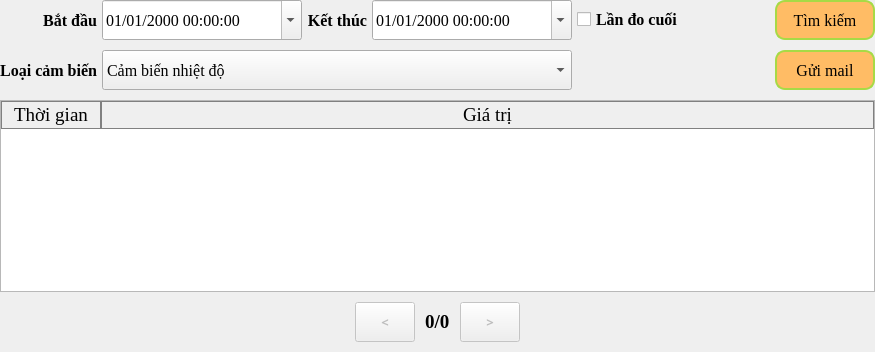
         <widget class="QWidget" name="historyPage">
          <property name="styleSheet">
           <string notr="true">QWidget#historyPage{
	background-color: transparent;
}</string>
          </property>
          <layout class="QVBoxLayout" name="verticalLayout_5">
           <property name="spacing">
            <number>10</number>
           </property>
           <property name="leftMargin">
            <number>0</number>
           </property>
           <property name="topMargin">
            <number>0</number>
           </property>
           <property name="rightMargin">
            <number>0</number>
           </property>
           <property name="bottomMargin">
            <number>0</number>
           </property>
           <item>
            <widget class="QFrame" name="frame_3">
             <property name="styleSheet">
              <string notr="true">QFrame{
border:none;
}</string>
             </property>
             <property name="frameShape">
              <enum>QFrame::StyledPanel</enum>
             </property>
             <property name="frameShadow">
              <enum>QFrame::Raised</enum>
             </property>
             <layout class="QHBoxLayout" name="horizontalLayout_5" stretch="1,0">
              <property name="spacing">
               <number>30</number>
              </property>
              <property name="leftMargin">
               <number>0</number>
              </property>
              <property name="topMargin">
               <number>0</number>
              </property>
              <property name="rightMargin">
               <number>0</number>
              </property>
              <property name="bottomMargin">
               <number>0</number>
              </property>
              <item alignment="Qt::AlignLeft">
               <widget class="QFrame" name="frame_6">
                <property name="frameShape">
                 <enum>QFrame::StyledPanel</enum>
                </property>
                <property name="frameShadow">
                 <enum>QFrame::Raised</enum>
                </property>
                <layout class="QGridLayout" name="gridLayout_2">
                 <property name="leftMargin">
                  <number>0</number>
                 </property>
                 <property name="topMargin">
                  <number>0</number>
                 </property>
                 <property name="bottomMargin">
                  <number>0</number>
                 </property>
                 <property name="horizontalSpacing">
                  <number>5</number>
                 </property>
                 <property name="verticalSpacing">
                  <number>10</number>
                 </property>
                 <item row="0" column="0">
                  <widget class="QLabel" name="label_10">
                   <property name="font">
                    <font>
                     <family>Times New Roman</family>
                     <pointsize>12</pointsize>
                     <weight>75</weight>
                     <bold>true</bold>
                    </font>
                   </property>
                   <property name="layoutDirection">
                    <enum>Qt::LeftToRight</enum>
                   </property>
                   <property name="styleSheet">
                    <string notr="true"/>
                   </property>
                   <property name="text">
                    <string>Bắt đầu</string>
                   </property>
                   <property name="alignment">
                    <set>Qt::AlignRight|Qt::AlignTrailing|Qt::AlignVCenter</set>
                   </property>
                  </widget>
                 </item>
                 <item row="1" column="0">
                  <widget class="QLabel" name="label_12">
                   <property name="font">
                    <font>
                     <family>Times New Roman</family>
                     <pointsize>12</pointsize>
                     <weight>75</weight>
                     <bold>true</bold>
                    </font>
                   </property>
                   <property name="styleSheet">
                    <string notr="true"/>
                   </property>
                   <property name="text">
                    <string>Loại cảm biến</string>
                   </property>
                   <property name="alignment">
                    <set>Qt::AlignRight|Qt::AlignTrailing|Qt::AlignVCenter</set>
                   </property>
                  </widget>
                 </item>
                 <item row="1" column="1" colspan="3">
                  <widget class="QComboBox" name="comboBox">
                   <property name="minimumSize">
                    <size>
                     <width>0</width>
                     <height>40</height>
                    </size>
                   </property>
                   <property name="maximumSize">
                    <size>
                     <width>16777215</width>
                     <height>40</height>
                    </size>
                   </property>
                   <property name="font">
                    <font>
                     <family>Times New Roman</family>
                     <pointsize>12</pointsize>
                    </font>
                   </property>
                   <property name="currentIndex">
                    <number>0</number>
                   </property>
                   <item>
                    <property name="text">
                     <string>Cảm biến nhiệt độ</string>
                    </property>
                   </item>
                   <item>
                    <property name="text">
                     <string>Cảm biến độ ẩm</string>
                    </property>
                   </item>
                   <item>
                    <property name="text">
                     <string>Cảm biến áp suất</string>
                    </property>
                   </item>
                   <item>
                    <property name="text">
                     <string>N.độ O2 trong KK</string>
                    </property>
                   </item>
                   <item>
                    <property name="text">
                     <string>Nồng độ CO2</string>
                    </property>
                   </item>
                   <item>
                    <property name="text">
                     <string>Cường độ âm thanh</string>
                    </property>
                   </item>
                   <item>
                    <property name="text">
                     <string>Cảm biến PH</string>
                    </property>
                   </item>
                   <item>
                    <property name="text">
                     <string>N.độ O2 trong nước</string>
                    </property>
                   </item>
                   <item>
                    <property name="text">
                     <string>Độ dẫn điện</string>
                    </property>
                   </item>
                  </widget>
                 </item>
                 <item row="0" column="1">
                  <widget class="QDateTimeEdit" name="date_start">
                   <property name="minimumSize">
                    <size>
                     <width>200</width>
                     <height>40</height>
                    </size>
                   </property>
                   <property name="maximumSize">
                    <size>
                     <width>16777215</width>
                     <height>40</height>
                    </size>
                   </property>
                   <property name="font">
                    <font>
                     <family>Times New Roman</family>
                     <pointsize>12</pointsize>
                    </font>
                   </property>
                   <property name="locale">
                    <locale language="Vietnamese" country="Vietnam"/>
                   </property>
                   <property name="wrapping">
                    <bool>false</bool>
                   </property>
                   <property name="displayFormat">
                    <string>dd/MM/yyyy hh:mm:ss</string>
                   </property>
                   <property name="calendarPopup">
                    <bool>true</bool>
                   </property>
                  </widget>
                 </item>
                 <item row="0" column="2">
                  <widget class="QLabel" name="label_11">
                   <property name="font">
                    <font>
                     <family>Times New Roman</family>
                     <pointsize>12</pointsize>
                     <weight>75</weight>
                     <bold>true</bold>
                    </font>
                   </property>
                   <property name="styleSheet">
                    <string notr="true"/>
                   </property>
                   <property name="text">
                    <string>Kết thúc</string>
                   </property>
                   <property name="alignment">
                    <set>Qt::AlignRight|Qt::AlignTrailing|Qt::AlignVCenter</set>
                   </property>
                  </widget>
                 </item>
                 <item row="0" column="3">
                  <widget class="QDateTimeEdit" name="date_end">
                   <property name="minimumSize">
                    <size>
                     <width>200</width>
                     <height>40</height>
                    </size>
                   </property>
                   <property name="maximumSize">
                    <size>
                     <width>16777215</width>
                     <height>40</height>
                    </size>
                   </property>
                   <property name="font">
                    <font>
                     <family>Times New Roman</family>
                     <pointsize>12</pointsize>
                    </font>
                   </property>
                   <property name="locale">
                    <locale language="Vietnamese" country="Vietnam"/>
                   </property>
                   <property name="wrapping">
                    <bool>false</bool>
                   </property>
                   <property name="displayFormat">
                    <string>dd/MM/yyyy hh:mm:ss</string>
                   </property>
                   <property name="calendarPopup">
                    <bool>true</bool>
                   </property>
                  </widget>
                 </item>
                 <item row="0" column="4">
                  <widget class="QCheckBox" name="checkLast">
                   <property name="font">
                    <font>
                     <family>Times New Roman</family>
                     <pointsize>12</pointsize>
                     <weight>75</weight>
                     <bold>true</bold>
                    </font>
                   </property>
                   <property name="text">
                    <string>Lần đo cuối</string>
                   </property>
                  </widget>
                 </item>
                </layout>
               </widget>
              </item>
              <item>
               <widget class="QFrame" name="frame_4">
                <property name="frameShape">
                 <enum>QFrame::StyledPanel</enum>
                </property>
                <property name="frameShadow">
                 <enum>QFrame::Raised</enum>
                </property>
                <layout class="QVBoxLayout" name="verticalLayout_4">
                 <property name="spacing">
                  <number>10</number>
                 </property>
                 <property name="leftMargin">
                  <number>0</number>
                 </property>
                 <property name="topMargin">
                  <number>0</number>
                 </property>
                 <property name="rightMargin">
                  <number>0</number>
                 </property>
                 <property name="bottomMargin">
                  <number>0</number>
                 </property>
                 <item>
                  <widget class="QPushButton" name="btn_search">
                   <property name="minimumSize">
                    <size>
                     <width>100</width>
                     <height>40</height>
                    </size>
                   </property>
                   <property name="maximumSize">
                    <size>
                     <width>16777215</width>
                     <height>40</height>
                    </size>
                   </property>
                   <property name="baseSize">
                    <size>
                     <width>0</width>
                     <height>0</height>
                    </size>
                   </property>
                   <property name="font">
                    <font>
                     <family>Times New Roman</family>
                     <pointsize>12</pointsize>
                    </font>
                   </property>
                   <property name="styleSheet">
                    <string notr="true">QPushButton{
	background-color: #ffbc65;
    border: 2px solid #a7da46;
    border-radius:10px;
}
QPushButton:hover{
background-color:#ffe5c4;
}</string>
                   </property>
                   <property name="text">
                    <string>Tìm kiếm</string>
                   </property>
                  </widget>
                 </item>
                 <item>
                  <widget class="QPushButton" name="btn_export">
                   <property name="minimumSize">
                    <size>
                     <width>0</width>
                     <height>40</height>
                    </size>
                   </property>
                   <property name="maximumSize">
                    <size>
                     <width>16777215</width>
                     <height>40</height>
                    </size>
                   </property>
                   <property name="baseSize">
                    <size>
                     <width>0</width>
                     <height>0</height>
                    </size>
                   </property>
                   <property name="font">
                    <font>
                     <family>Times New Roman</family>
                     <pointsize>12</pointsize>
                    </font>
                   </property>
                   <property name="styleSheet">
                    <string notr="true">QPushButton{
	background-color: #ffbc65;
    border: 2px solid #a7da46;
    border-radius:10px;
}
QPushButton:hover{
background-color:#ffe5c4;
}</string>
                   </property>
                   <property name="text">
                    <string>Gửi mail</string>
                   </property>
                  </widget>
                 </item>
                </layout>
               </widget>
              </item>
             </layout>
            </widget>
           </item>
           <item>
            <widget class="QTableWidget" name="tableSensor_2">
             <property name="font">
              <font>
               <family>Times New Roman</family>
               <pointsize>14</pointsize>
              </font>
             </property>
             <property name="styleSheet">
              <string notr="true">QHeaderView::section {
   border:1px solid gray
}</string>
             </property>
             <property name="locale">
              <locale language="Vietnamese" country="Vietnam"/>
             </property>
             <property name="editTriggers">
              <set>QAbstractItemView::NoEditTriggers</set>
             </property>
             <property name="selectionBehavior">
              <enum>QAbstractItemView::SelectRows</enum>
             </property>
             <attribute name="horizontalHeaderStretchLastSection">
              <bool>true</bool>
             </attribute>
             <attribute name="verticalHeaderVisible">
              <bool>false</bool>
             </attribute>
             <attribute name="verticalHeaderStretchLastSection">
              <bool>false</bool>
             </attribute>
             <column>
              <property name="text">
               <string>Thời gian</string>
              </property>
              <property name="font">
               <font>
                <family>Times New Roman</family>
                <pointsize>14</pointsize>
               </font>
              </property>
             </column>
             <column>
              <property name="text">
               <string>Giá trị</string>
              </property>
              <property name="font">
               <font>
                <family>Times New Roman</family>
                <pointsize>14</pointsize>
               </font>
              </property>
             </column>
            </widget>
           </item>
           <item>
            <widget class="QFrame" name="frame_5">
             <property name="styleSheet">
              <string notr="true">QFrame#frame_5{
border:none;
}</string>
             </property>
             <property name="frameShape">
              <enum>QFrame::StyledPanel</enum>
             </property>
             <property name="frameShadow">
              <enum>QFrame::Raised</enum>
             </property>
             <layout class="QHBoxLayout" name="horizontalLayout_7">
              <property name="spacing">
               <number>10</number>
              </property>
              <property name="leftMargin">
               <number>0</number>
              </property>
              <property name="topMargin">
               <number>0</number>
              </property>
              <property name="rightMargin">
               <number>0</number>
              </property>
              <property name="bottomMargin">
               <number>10</number>
              </property>
              <item>
               <spacer name="horizontalSpacer_3">
                <property name="orientation">
                 <enum>Qt::Horizontal</enum>
                </property>
                <property name="sizeHint" stdset="0">
                 <size>
                  <width>355</width>
                  <height>20</height>
                 </size>
                </property>
               </spacer>
              </item>
              <item>
               <widget class="QPushButton" name="btn_prev">
                <property name="enabled">
                 <bool>false</bool>
                </property>
                <property name="minimumSize">
                 <size>
                  <width>60</width>
                  <height>40</height>
                 </size>
                </property>
                <property name="maximumSize">
                 <size>
                  <width>60</width>
                  <height>40</height>
                 </size>
                </property>
                <property name="font">
                 <font>
                  <family>Arial Black</family>
                  <pointsize>10</pointsize>
                  <weight>75</weight>
                  <bold>true</bold>
                 </font>
                </property>
                <property name="text">
                 <string>&lt;</string>
                </property>
               </widget>
              </item>
              <item>
               <widget class="QLabel" name="lb_pagi">
                <property name="font">
                 <font>
                  <family>Times New Roman</family>
                  <pointsize>14</pointsize>
                  <weight>75</weight>
                  <bold>true</bold>
                 </font>
                </property>
                <property name="text">
                 <string>0/0</string>
                </property>
               </widget>
              </item>
              <item>
               <widget class="QPushButton" name="btn_next">
                <property name="enabled">
                 <bool>false</bool>
                </property>
                <property name="minimumSize">
                 <size>
                  <width>60</width>
                  <height>40</height>
                 </size>
                </property>
                <property name="maximumSize">
                 <size>
                  <width>60</width>
                  <height>40</height>
                 </size>
                </property>
                <property name="font">
                 <font>
                  <family>Arial Black</family>
                  <pointsize>10</pointsize>
                  <weight>75</weight>
                  <bold>true</bold>
                 </font>
                </property>
                <property name="text">
                 <string>&gt;</string>
                </property>
               </widget>
              </item>
              <item>
               <spacer name="horizontalSpacer_4">
                <property name="orientation">
                 <enum>Qt::Horizontal</enum>
                </property>
                <property name="sizeHint" stdset="0">
                 <size>
                  <width>355</width>
                  <height>20</height>
                 </size>
                </property>
               </spacer>
              </item>
             </layout>
            </widget>
           </item>
          </layout>
         </widget>
